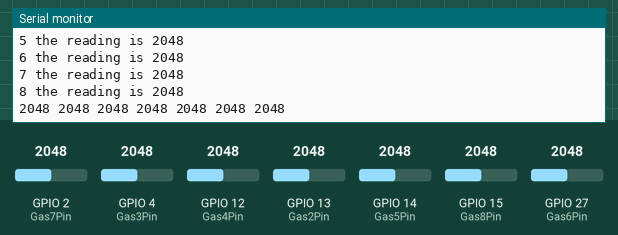
Recording of a sketch running on a simulated ESP32. Parts: the last lines printed to the serial monitor. The inputs (shaded band) are chosen by the test bench; at power-on: GPIO 2 (Gas7Pin) = 2048, GPIO 4 (Gas3Pin) = 2048, GPIO 12 (Gas4Pin) = 2048, GPIO 13 (Gas2Pin) = 2048, GPIO 14 (Gas5Pin) = 2048, GPIO 15 (Gas8Pin) = 2048, GPIO 27 (Gas6Pin) = 2048.

Above: at 2.2 s.
2.3 s: GPIO 2 (Gas7Pin) set to 2866
At 3.6 s:
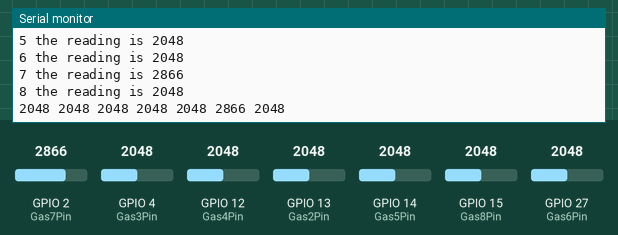
3.8 s: GPIO 4 (Gas3Pin) set to 2866
At 4.9 s:
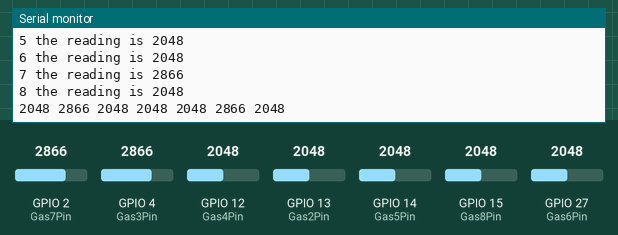
5.3 s: GPIO 12 (Gas4Pin) set to 2866
At 6.6 s:
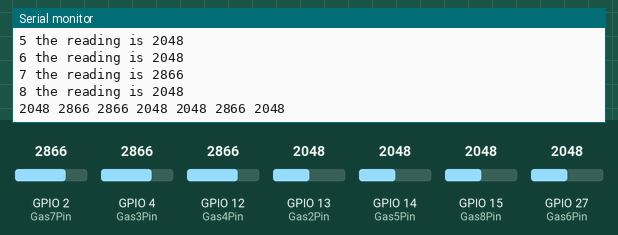
6.8 s: GPIO 13 (Gas2Pin) set to 2866
At 7.9 s:
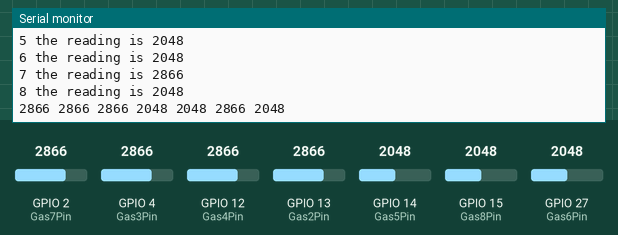
8.3 s: GPIO 14 (Gas5Pin) set to 2866
At 9.6 s:
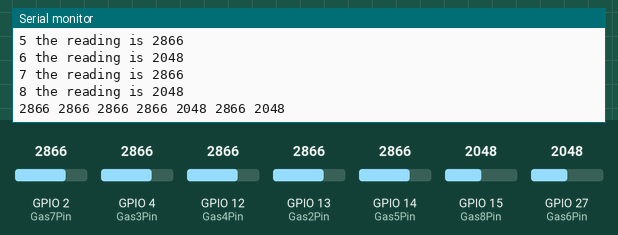
9.8 s: GPIO 15 (Gas8Pin) set to 2866
At 10.9 s:
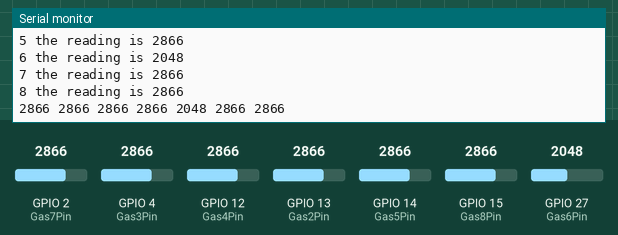
Timing chart, 0 to 12.3 s (numbered marks = the images above; inputs shaded):
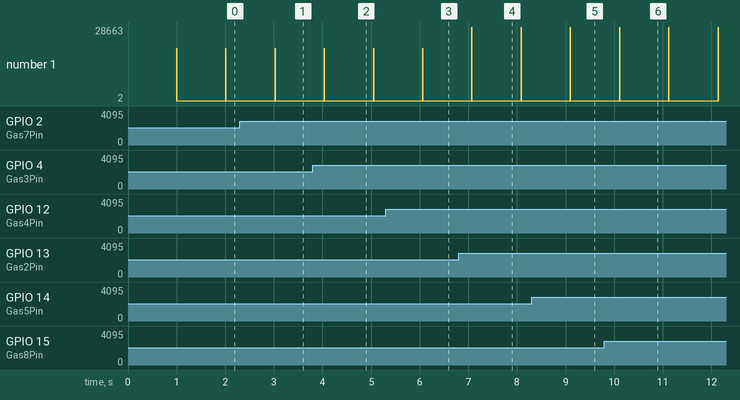

Measured:
- after the input at 2.3 s, the serial monitor: prints a new line after 0.73 s (image 1)
- after the input at 3.8 s, the serial monitor: prints a new line after 0.24 s (image 2)
- after the input at 5.3 s, the serial monitor: prints a new line after 0.76 s (image 3)
- after the input at 6.8 s, the serial monitor: prints a new line after 0.27 s (image 4)
- after the input at 8.3 s, the serial monitor: prints a new line after 0.80 s (image 5)
- after the input at 9.8 s, the serial monitor: prints a new line after 0.32 s (image 6)

The sketch:

Sensor_values.ino
```cpp
// Potentiometer is connected to GPIO 34 (Analog ADC1_CH6)
const int Gas2Pin = 13;
const int Gas4Pin = 12;
const int Gas5Pin = 14;
const int Gas3Pin = 4;
const int Gas6Pin = 27;
const int Gas7Pin = 2;
const int Gas8Pin = 15;
// variable for storing the potentiometer value
int GasValue2 = 0;
int GasValue3 = 0;
int GasValue4 = 0;
int GasValue5 = 0;
int GasValue6 = 0;
int GasValue7 = 0;
int GasValue8 = 0;

void setup() {
  Serial.begin(115200);
  delay(1000);
}

void loop() {
  // Reading potentiometer value
  GasValue2 = analogRead(Gas2Pin);
  GasValue3 = analogRead(Gas3Pin);
  GasValue4 = analogRead(Gas4Pin);
  GasValue5 = analogRead(Gas5Pin);
  GasValue6 = analogRead(Gas6Pin);
  GasValue7 = analogRead(Gas7Pin);
  GasValue8 = analogRead(Gas8Pin);
  Serial.println("2 the reading is ");
  Serial.print(GasValue2);

  Serial.print("3 the reading is ");
  Serial.println(GasValue3);
  Serial.print("4 the reading is ");
  Serial.println(GasValue4);
  Serial.print("5 the reading is ");
  Serial.println(GasValue5);
  Serial.print("6 the reading is ");
  Serial.println(GasValue6);
  Serial.print("7 the reading is ");
  Serial.println(GasValue7);
  Serial.print("8 the reading is ");
  Serial.println(GasValue8);
  Serial.println("");
  Serial.print(GasValue2);
  Serial.print(" ");
  Serial.print(GasValue3);
  Serial.print(" ");
  Serial.print(GasValue4);
  Serial.print(" ");
  Serial.print(GasValue5);
  Serial.print(" ");
  Serial.print(GasValue6);
  Serial.print(" ");
  Serial.print(GasValue7);
  Serial.print(" ");
  Serial.print(GasValue8);
  delay(1000);
}
```
